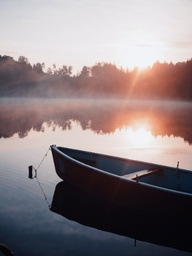
#> input picture Homework3/2-masterpiece.jpg, 192 x 256 px, shrunk from 340 x 453 before the run
$ python 'HW3-2 ok.py'
#> lines starting #> are read from the running program, lines starting #| are printed output that depends on the picture
import cv2
import numpy as np
import imageio.v2 as imageio
import matplotlib.pyplot as plt

from matplotlib import colors


def k_means_segmentation(img, pixels, K_clusters, times):

    # initialization
    height = img.shape[0]
    weight = img.shape[1]

    # pixel_clusters (each pixel belongs to cluster i)
    pixel_clusters = np.zeros((height * weight), dtype=int)
    M  = pixels.shape[0]

    # randomly choose K center_clusters
    idx_random = np.random.choice(M, K_clusters, replace=False)
    center_clusters = pixels[idx_random]

    # update K center_clusters value
    new_center_clusters = np.zeros_like(center_clusters)

    count = 0
    while (times):

        for i in range(pixels.shape[0]):
            # pixel_clusters (each pixel belongs to cluster i) : shortest distances
            idx = np.argsort(np.linalg.norm(pixels[i] - center_clusters,axis=1))
            pixel_clusters[i] = idx[0]

        for j in range(K_clusters):
            # update K center_clusters value : comput all pixel in cluster i, and get means.
            clusters_class = np.where(pixel_clusters == j)[0]
            new_center_clusters[j] = np.sum(pixels[clusters_class], axis=0) / clusters_class.shape[0]

        times -= 1
        return pixel_clusters.reshape(height, weight)

def k_means_plus_segmentation(img, pixels, K_clusters, times):
    # initialization
    height = img.shape[0]
    weight = img.shape[1]

    # pixel_clusters (each pixel belongs to cluster i)
    pixel_clusters = np.zeros((height * weight), dtype=int)
    M  = pixels.shape[0]

    # randomly choose one center_clusters
    idx_random = np.random.choice(M, 1, replace=False)
    center_clusters = pixels[idx_random]

    # choose the next center_clusters
    for j in range(K_clusters-1):
        distanceList = []
        for i in range(pixels.shape[0]):
            # pixel_clusters (each pixel belongs to cluster i) : shortest distances
            distance = sum(np.linalg.norm(pixels[i] - center_clusters,axis=1))
            distanceList.append(distance)

        max_distance = max(distanceList)
        idx_random = np.append(idx_random, distanceList.index(max_distance))
        center_clusters = pixels[idx_random]


    # update K center_clusters value
    new_center_clusters = np.zeros_like(center_clusters)

    while (times):

        for i in range(pixels.shape[0]):
            # pixel_clusters (each pixel belongs to cluster i) : shortest distances
            idx = np.argsort(np.linalg.norm(pixels[i] - center_clusters,axis=1))
            pixel_clusters[i] = idx[0]

        for j in range(K_clusters):
            # update K center_clusters value : comput all pixel in cluster i, and get means.
            clusters_class = np.where(pixel_clusters == j)[0]
            new_center_clusters[j] = np.sum(pixels[clusters_class], axis=0) / clusters_class.shape[0]

        times -= 1
        return pixel_clusters.reshape(height, weight)

# [67 lines left out: function computing_convergence_times, not called in this run]

def draw_clusters_on_image(img, pixel_clusters):

    K_clusters = int(pixel_clusters.max()) + 1

    average_color = np.zeros((K_clusters, 3))

    cluster_count = np.zeros(K_clusters)

    for i in range(img.shape[0]):
        for j in range(img.shape[1]):
            p = pixel_clusters[i,j]
            cluster_count[p] += 1
            average_color[p, :] += img[i, j, :]

    for p in range(K_clusters):
        average_color[p,:] /= float(cluster_count[p])

    result_img = np.zeros_like(img)
    for i in range(img.shape[0]):
        for j in range(img.shape[1]):
            p = pixel_clusters[i,j]
            result_img[i,j,:] = average_color[p,:]

    return result_img

def meanshift_segmentation(img, pixels, bandwidth):

    # initialization
    height = img.shape[0]
    weight = img.shape[1]

    # pixel_clusters (each pixel belongs to cluster i)
    pixel_clusters = np.zeros(pixels.shape[0], dtype=int)

    # record_pixels (record_pixels selected and unselected pixels)
    record_pixels = np.ones([height * weight], dtype=int)

    cluster_means = np.empty((0, pixels.shape[1]))

    # if there are still unselected pixels
    while (np.sum(record_pixels) > 0):

        # randomly choose a pixel (unselected pixel)
        idx = np.where(record_pixels > 0)[0]
        idx_unselected = idx[np.random.choice(idx.shape[0], 1)]
        cluster_mean = pixels[idx_unselected].flatten()

        # determine whether it is within the bandwidth range
        is_within = True

        while(is_within):

            distance = np.linalg.norm(pixels - cluster_mean, axis=1)
            idx_within = np.where(distance < bandwidth)[0]

            # update K center_clusters value
            new_cluster_mean = np.sum(pixels[idx_within], axis=0) / idx_within.shape[0]

            if np.linalg.norm(new_cluster_mean - cluster_mean) < bandwidth:  #norm 相減 平方 sum 再開根號
                is_within = False

            else:
                cluster_mean = new_cluster_mean.copy()

            # record the selected pixels as 0
            record_pixels[idx_within] = 0

        mean_distance = np.linalg.norm(cluster_means - new_cluster_mean,axis=1)


        if mean_distance.size > 0 and mean_distance[np.argsort(mean_distance)[0]] < bandwidth / 2:
            pixel_clusters[idx_within] = np.argsort(mean_distance)[0]

        else:
            cluster_means = np.vstack((cluster_means,new_cluster_mean))
            pixel_clusters[idx_within] = cluster_means.shape[0]

    return pixel_clusters.reshape(height, weight)

def uniform_kernel_rgbspace(img, image):
    r, g, b = cv2.split(img)
    fig = plt.figure()
    axis = fig.add_subplot(1, 1, 1, projection="3d")

    pixel_colors = img.reshape((np.shape(img)[0]*np.shape(img)[1], 3))
    norm = colors.Normalize(vmin=-1.,vmax=1.)
    norm.autoscale(pixel_colors)

    pixel_colors = norm(pixel_colors).tolist()
    axis.scatter(r.flatten(), g.flatten(), b.flatten(), facecolors=pixel_colors, marker=".")

    axis.set_xlabel("Red")
    axis.set_ylabel("Green")
    axis.set_zlabel("Blue")

    plt.savefig('uniform-kernel %s' %(image))

if __name__ == '__main__':

    K_clusters = [5, 7, 9]
    bandwidths = [0.3, 0.4, 0.5]

    # image = '2-image.jpg'
    image = '2-masterpiece.jpg'

    img = imageio.imread(image)
#> img is the input picture: shape (256, 192, 3); mean R, G, B 139.6, 127.4, 129.9

    pixels = np.zeros((img.shape[0] * img.shape[1], 5))

    for i in range(img.shape[0]):
        for j in range(img.shape[1]):
            pixels[i*img.shape[1] + j, :] = np.array([i, j,img[i, j, 0], img[i, j, 1], img[i, j, 2]])

    pixels_normalized = pixels / pixels.max(axis = 0)

    # Segmentation using K-Means、K-Means-plus
    for k in K_clusters:

        K_clustered_pixels = k_means_segmentation(img, pixels_normalized, k, times=50)
        Kplus_clustered_pixels = k_means_plus_segmentation(img, pixels_normalized, k, times=50)

        K_cluster_img = draw_clusters_on_image(img, K_clustered_pixels)
        Kplus_cluster_img = draw_clusters_on_image(img, Kplus_clustered_pixels)

        imageio.imsave('K-means with %d clusters on %s' % (int(k), image), K_cluster_img)
        imageio.imsave('K-means-plus with %d clusters on %s' % (int(k), image),  Kplus_cluster_img)
#> this loop made 3 passes
#> pass 1, `K_clustered_pixels = k_means_segmentation(img, pixels_normalized, k, t..`:
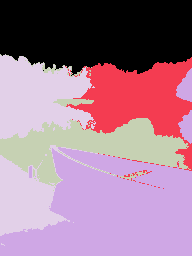
#> K_clustered_pixels: shape (256, 192) int64; 5 distinct labels, from 0 to 4; one colour per label, 0 black
#> pass 1, `Kplus_clustered_pixels = k_means_plus_segmentation(img, pixels_normali..`:
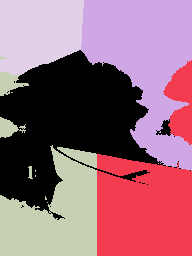
#> Kplus_clustered_pixels: shape (256, 192) int64; 5 distinct labels, from 0 to 4; one colour per label, 0 black
#> pass 1, `K_cluster_img = draw_clusters_on_image(img, K_clustered_pixels)`:
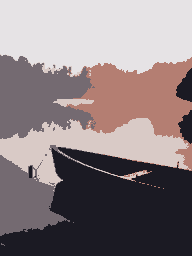
#> K_cluster_img: shape (256, 192, 3); mean R, G, B 139, 127.1, 129.5
#> pass 1, `Kplus_cluster_img = draw_clusters_on_image(img, Kplus_clustered_pixels)`:
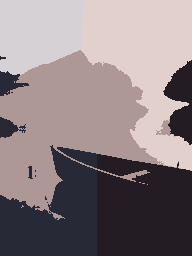
#> Kplus_cluster_img: shape (256, 192, 3); mean R, G, B 139.2, 127, 129.4

        # computing_convergence_times(img, pixels_normalized, k)

    # Segmentation using Meanshift
    for bandwidth in bandwidths:

        Meanshift_clustered_pixels = meanshift_segmentation(img, pixels_normalized, bandwidth)
#> the loop in meanshift_segmentation, `while (np.sum(record_pixels) > 0):` made 38 passes
#> in meanshift_segmentation, `return pixel_clusters.reshape(height, weight)`:
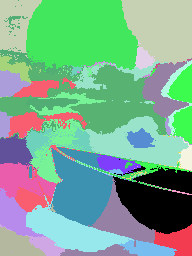
#> returned value: shape (256, 192) int64; 32 distinct labels, from 0 to 31; one colour per label, 0 black

        Meanshift_cluster_img = draw_clusters_on_image(img, Meanshift_clustered_pixels)
#> after the loop in draw_clusters_on_image (call 7), `for i in range(img.shape[0]):`: average_color = 32 rows, first 8: [66570, 56031, 83378], [5778, 5656, 10265], [12265, 17183, 24447], [1161459, 1144539, 1154299], [71505, 71446, 72199], [727460, 647622, 617873], [91535, 91489, 92369], [27263, 25990, 32263]; cluster_count = 32 values, max 6557 at index 12, min 24 at index 24, mean 1536
#> after the loop in draw_clusters_on_image (call 7), `for p in range(K_clusters):`: average_color = 32 rows, first 8: [17.69, 14.89, 22.15], [7.79, 7.62, 13.83], [28.13, 39.41, 56.07], [228.5, 225.1, 227], [242.4, 242.2, 244.7], [223.9, 199.3, 190.2], [241.5, 241.4, 243.7], [57.64, 54.95, 68.21]

        imageio.imsave('Meanshift with bandwidth %.2f on %s' % (bandwidth, image), Meanshift_cluster_img)


        # Uniform Kernel on the RGB color space
        uniform_kernel_rgbspace(img, image)
#> in uniform_kernel_rgbspace, `r, g, b = cv2.split(img)`:
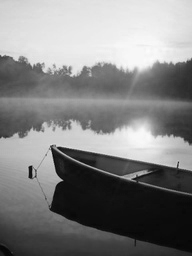
#> b: shape (256, 192); min 3, max 252, mean 129.9
#> in uniform_kernel_rgbspace, `pixel_colors = norm(pixel_colors).tolist()`: pixel_colors = 49152 items

        image_rgbspace = str('Meanshift with bandwidth %.2f on %s' % (bandwidth, image))
        img_rgbspace = imageio.imread('Meanshift with bandwidth %.2f on %s' % (bandwidth, image))

        uniform_kernel_rgbspace(img_rgbspace, image_rgbspace)
#> in uniform_kernel_rgbspace (call 2), `plt.savefig('uniform-kernel %s' %(image))`:
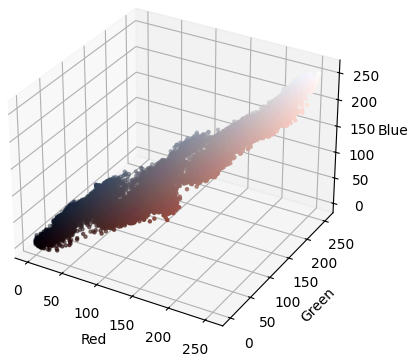
#> figure drawn by matplotlib, 1 panel
